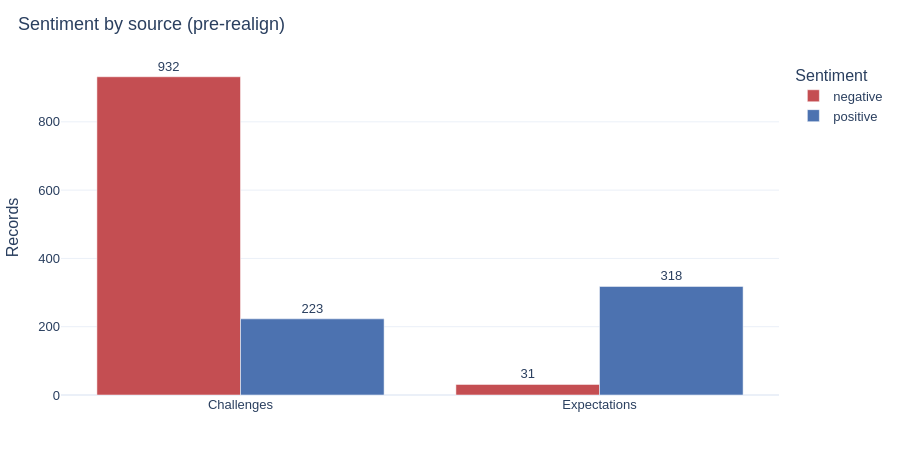
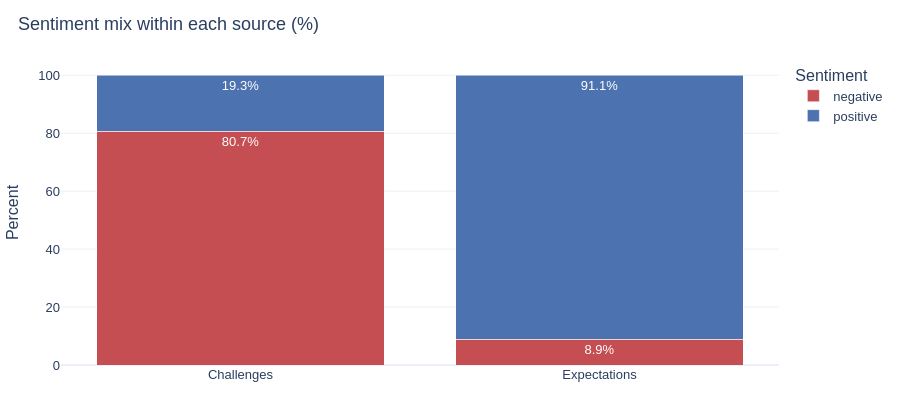

The notebook cell saved with these charts, in order:
### Markdown cell above
## Sentiment (before realign)

Uses scored CSVs so you can see how many rows were swapped between pain and expectations.

### Code cell
sent = pd.concat(
    [
        challenges_scored.assign(source="Challenges")[["source", "sentiment"]],
        expectations_scored.assign(source="Expectations")[["source", "sentiment"]],
    ],
    ignore_index=True,
)
sent_counts = (
    sent.groupby(["source", "sentiment"], as_index=False)
    .size()
    .rename(columns={"size": "count"})
)
sent_order = ["negative", "neutral", "positive"]

fig = px.bar(
    sent_counts,
    x="source",
    y="count",
    color="sentiment",
    barmode="group",
    text="count",
    title="Sentiment by source (pre-realign)",
    category_orders={"sentiment": sent_order, "source": ["Challenges", "Expectations"]},
    color_discrete_map=SENTIMENT_COLORS,
)
fig.update_traces(textposition="outside")
fig.update_layout(xaxis_title="", yaxis_title="Records", height=450, legend_title="Sentiment")
show(fig, "sentiment_by_source")

# Share within each source
sent_pct = sent_counts.copy()
sent_pct["pct"] = sent_pct.groupby("source")["count"].transform(lambda s: 100 * s / s.sum())
fig2 = px.bar(
    sent_pct,
    x="source",
    y="pct",
    color="sentiment",
    barmode="stack",
    text=sent_pct["pct"].round(1),
    title="Sentiment mix within each source (%)",
    category_orders={"sentiment": sent_order},
    color_discrete_map=SENTIMENT_COLORS,
)
fig2.update_traces(texttemplate="%{text}%", textposition="inside")
fig2.update_layout(xaxis_title="", yaxis_title="Percent", height=420, legend_title="Sentiment")
show(fig2, "sentiment_mix_pct")

### Figure 1 — Plotly figure (JSON) as saved in the notebook; plotly's stock layout.template omitted (floating-point values rounded to 4 significant figures)
{"data": [{"alignmentgroup": "True", "hovertemplate": "sentiment=negative<br>source=%{x}<br>count=%{text}<extra></extra>", "legendgroup": "negative", "marker": {"color": "#C44E52", "pattern": {"shape": ""}}, "name": "negative", "offsetgroup": "negative", "orientation": "v", "showlegend": true, "text": [932.0, 31.0], "textposition": "outside", "type": "bar", "x": ["Challenges", "Expectations"], "xaxis": "x", "y": [932, 31], "yaxis": "y"}, {"alignmentgroup": "True", "hovertemplate": "sentiment=positive<br>source=%{x}<br>count=%{text}<extra></extra>", "legendgroup": "positive", "marker": {"color": "#4C72B0", "pattern": {"shape": ""}}, "name": "positive", "offsetgroup": "positive", "orientation": "v", "showlegend": true, "text": [223.0, 318.0], "textposition": "outside", "type": "bar", "x": ["Challenges", "Expectations"], "xaxis": "x", "y": [223, 318], "yaxis": "y"}], "layout": {"barmode": "group", "font": {"family": "IBM Plex Sans, Helvetica, Arial, sans-serif", "size": 13}, "height": 450, "legend": {"title": {"text": "Sentiment"}, "tracegroupgap": 0}, "margin": {"b": 40, "l": 40, "r": 30, "t": 60}, "title": {"text": "Sentiment by source (pre-realign)", "x": 0.02, "xanchor": "left"}, "xaxis": {"anchor": "y", "categoryarray": ["Challenges", "Expectations"], "categoryorder": "array", "domain": [0, 1], "title": {"text": ""}}, "yaxis": {"anchor": "x", "domain": [0, 1], "title": {"text": "Records"}}}}

### Figure 2 — Plotly figure (JSON) as saved in the notebook; plotly's stock layout.template omitted (floating-point values rounded to 4 significant figures)
{"data": [{"hovertemplate": "sentiment=negative<br>source=%{x}<br>pct=%{y}<br>text=%{text}<extra></extra>", "legendgroup": "negative", "marker": {"color": "#C44E52", "pattern": {"shape": ""}}, "name": "negative", "orientation": "v", "showlegend": true, "text": [80.7, 8.9], "textposition": "inside", "texttemplate": "%{text}%", "type": "bar", "x": ["Challenges", "Expectations"], "xaxis": "x", "y": [80.69, 8.883], "yaxis": "y"}, {"hovertemplate": "sentiment=positive<br>source=%{x}<br>pct=%{y}<br>text=%{text}<extra></extra>", "legendgroup": "positive", "marker": {"color": "#4C72B0", "pattern": {"shape": ""}}, "name": "positive", "orientation": "v", "showlegend": true, "text": [19.3, 91.1], "textposition": "inside", "texttemplate": "%{text}%", "type": "bar", "x": ["Challenges", "Expectations"], "xaxis": "x", "y": [19.31, 91.12], "yaxis": "y"}], "layout": {"barmode": "stack", "font": {"family": "IBM Plex Sans, Helvetica, Arial, sans-serif", "size": 13}, "height": 420, "legend": {"title": {"text": "Sentiment"}, "tracegroupgap": 0}, "margin": {"b": 40, "l": 40, "r": 30, "t": 60}, "title": {"text": "Sentiment mix within each source (%)", "x": 0.02, "xanchor": "left"}, "xaxis": {"anchor": "y", "domain": [0, 1], "title": {"text": ""}}, "yaxis": {"anchor": "x", "domain": [0, 1], "title": {"text": "Percent"}}}}
